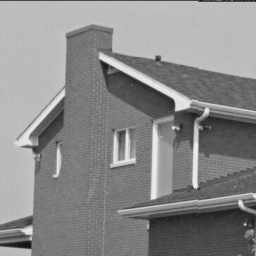
%> input picture house.bmp, 256 x 256 px
$ octave spatial2freq.m   (GNU Octave 9; MATLAB toolbox functions it lacks are replaced by stand-ins)
%> lines starting %> are read from the running program, lines starting %| are printed output that depends on the picture
### tofloat.m
function [out, revertclass] = tofloat(in)
%   tofloat convert image to floating point
%   [out, revertclass] = tofloat(in) converts the input image IN to floating
%   point. If IN is a double or single image, then OUT  equals IN.
%   Otherwise, OUT equals IM2SINGLE(IN). REVERTCLASS is a function handle
%   that can be used to convert back to the class of IN.
identity = @(x) x;
tosingle = @im2single;

table = { 'uint8', tosingle, @im2uint8
    'uint16', tosingle, @im2uint16
    'int16', tosingle, @im2int16
    'logical', tosingle, @logical
    'double', identity, identity
    'single', identity, identity
    };

classIndex = find(strcmp(class(in), table(:, 1)));

if isempty(classIndex)
    error('Unsupported input image class.');
end

out  = table{classIndex, 2}(in);

revertclass = table{classIndex, 3};

end

### paddedsize.m
% paddedsize.m %
function PQ  = paddedsize(AB, CD, PARAM)
% PADDEDSIZE Computes padded sizes useful for FFT-based filtering.
%   PQ = PADDEDSIZE(AB), where AB is a two-element size vector,
%   computes the two-element size vector PQ = 2*AB.
%
%   PQ = paddedSize(AB, 'PWR2') computes the vector PQ such that
%   PQ(1) = PQ(2) = 2*nextpow2(2*m), where m is MAX(AB).
%
%   PQ = paddedSize(AB, CD), where AB and CD are two-element size vectors,
%   computes the two-element size vector PQ. The elements of PQ are the
%   smallest even integers greater than or equal to AB+CD - 1.
%
%   PQ = paddedSize(AB, CD, 'PWR2') computes the vector PQ such that PQ(1)
%   = PQ(2) = 2^nextpow2(2*m), where m is MAX([AB CD]).
%
if nargin == 1
    PQ = 2*AB;
elseif nargin == 2 && ~ischar(CD)
    PQ = AB + CD -1;
    PQ = 2 * ceil(PQ / 2);
elseif nargin == 2
    m = max(AB); % Maximum dimension.

    % Find power-of-2 at least twice m.
    P = 2^nextpow2(2*m);
    PQ = [P, P];
elseif (nargin == 3) && strcmpi(PARAM, 'pwr2')
    m = max([AB CD]); % Maximum dimension.
    P = 2^nextpow2(2*m);
    PQ = [P, P];
else
    error('Wrong number of inputs.')
end

### dftfilt.m
function g = dftfilt(f, H, classout)
%DFTFILT Performs frequency domain filtering.
%   g = DFTFILT(f, H, CLASSOUT) filters f in the frequency domain using the
%   filter transfer function H. The output , g, is the filtered image,
%   which has the same size as f.
%
%   valid values of CLASSOUT are
%
%   'original'  The output is of the same class as the input. This is the
%   default if CLASSOUT is not included in the call.
%   'fltpoint'  The point is floating point of class single, unless both f
%   and H are of class double, in which case the output also is of class
%   double.
%
%   DFTFILT automatically pads f to the same size as H. Both f and H must
%   be real. In addition, H must be an uncentered, circularly-symmetric
%   filter function.

% Convert the input to the floating point.
[f, revertclass] = tofloat(f);

% Obtain the FFT of the padded input.
F = fft2(f, size(H, 1), size(H, 2));

% Perform filtering.
g = ifft2(H .* F);

% Crop to original size.
g = g(1:size(f,1), 1:size(f,2));    % g is of class single here.

% Convert the output to the same class as the input if so specified.
if nargin == 2 || strcmp(classout, 'original')
    g = revertclass(g);
elseif strcmp(classout, 'fltpoint')
    return
else
    error('Undefined class for the output image.')
end

### spatial2freq.m
f = imread('house.bmp');
%> f is the input picture: size 256x256 uint8; min 10, max 239, mean 137.5
f = tofloat(f);
F = fft2(f);
S = fftshift(log(1 + abs(F)));
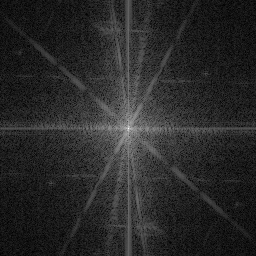
%> S: size 256x256 single; min 0.0108, max 10.47, mean 1.7; drawn with min black and max white
imshow(S, []);

h = fspecial('sobel');
PQ = paddedsize(size(f));
%> PQ = [512 512]
H = freqz2(h, PQ(1), PQ(2));
H1 = ifftshift(H);
gs = imfilter(f, h);
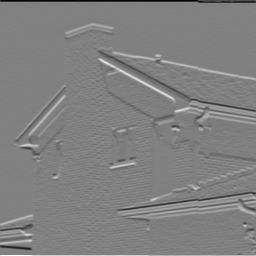
%> gs: size 256x256 single; min -3.01, max 2.95, mean -0.00251; drawn with min black and max white
gf = dftfilt(f, H1);
%> in dftfilt, `g = ifft2(H .* F);`:
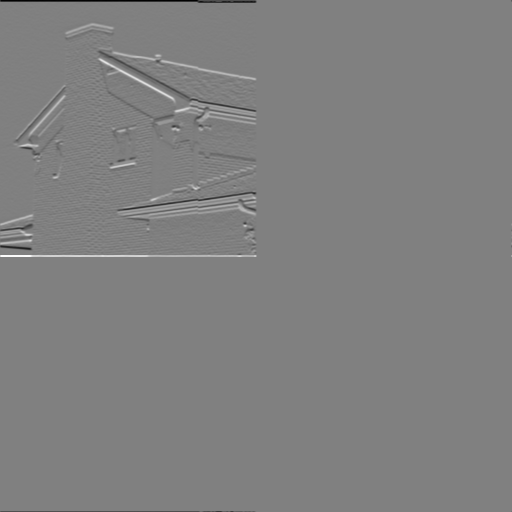
%> g: size 512x512 single; min -3.01, max 2.98, mean -3.49e-10; drawn with min black and max white
